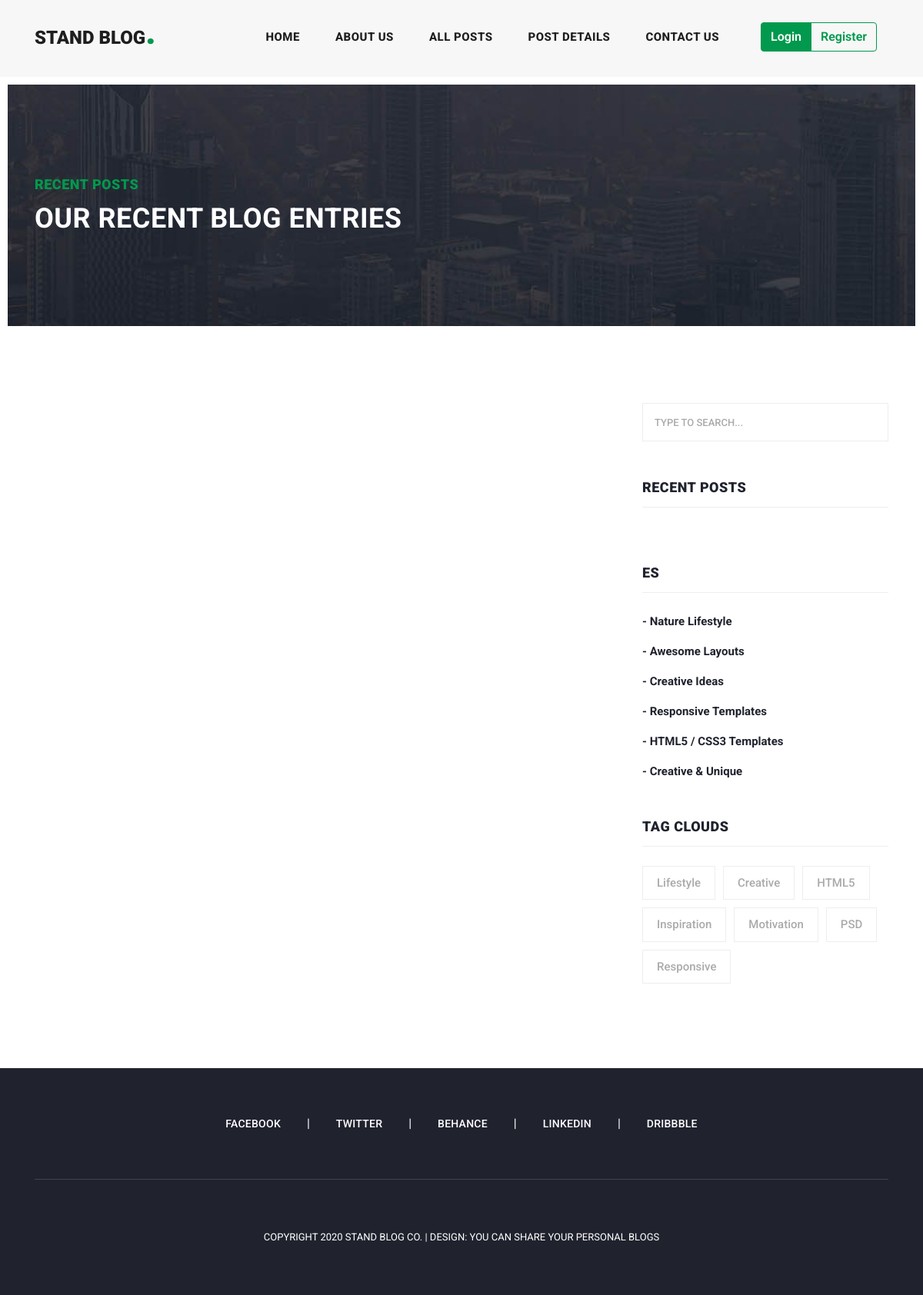
Page /blog/search/ on the earlier database version.
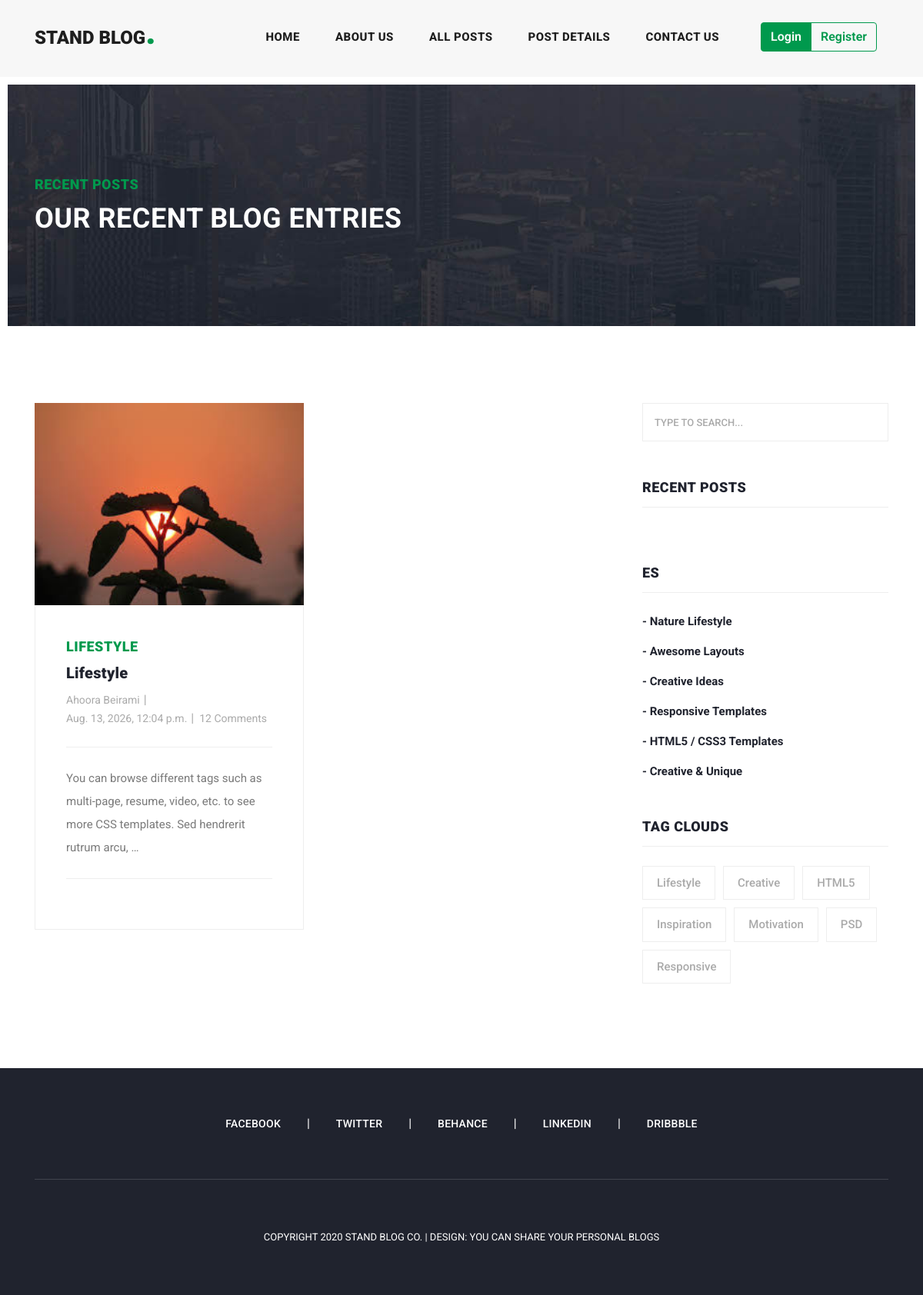
Same page on the later database version.
### blog/models.py (models this page shows, shortened)
class Post(models.Model):
    title = models.CharField(max_length=100)
    category = models.ManyToManyField(Category, related_name='posts')
    content = models.TextField()
    date = models.DateTimeField(auto_now_add=True)
    author = models.ForeignKey(User, on_delete=models.CASCADE)
    image = models.ImageField(upload_to="images/article")
    updated = models.DateTimeField(auto_now=True)
    pub_date = models.DateTimeField(default=timezone.now)
    slug = models.SlugField(null=True, max_length=100, unique=True)
    class Meta:
        ordering = ['-pub_date', '-date']

class Category(models.Model):
    name = models.CharField(max_length=100)
    def __str__(self):
        return self.name

### blog/views.py (the view)
# urls.py: path('search/', views.search, name='search'),
def search(request):
    query = request.GET.get('q', '')
    posts = Post.objects.filter(title__icontains=query)
    paginator = Paginator(posts, 1)
    page_number = request.GET.get('page')
    objects_list = paginator.get_page(page_number)
    return render(
        request,
        "blog/posts_list.html",
        {"posts": objects_list, "query": query}
    )

### blog/templates/blog/posts_list.html (shortened to what the changed rows need)
{% extends 'base.html' %}
{% load static %}
{% block content %}
    <div class="heading-page header-text">
        <section class="page-heading">
            <div class="container">
                <div class="row">
                    <div class="col-lg-12">
                        <div class="text-content">
                            <h2>Our Recent Blog Entries</h2>
                        </div>
                    </div>
                </div>
            </div>
        </section>
    </div>
    <section class="blog-posts grid-system">
        <div class="container">
            <div class="row">
                <div class="col-lg-8">
                    <div class="all-blog-posts">
                        <div class="row">
                            {% for post in posts %}
                                <div class="col-lg-6">
                                    <div class="blog-post">
                                        <div class="blog-thumb">
                                            <img src="{{ post.image.url }}" alt="">
                                        </div>
                                        <div class="down-content">
                                            <span>{{ post.category.all.first }}</span>
                                            <a href="{% url 'blog:post_detail' slug=post.slug %}">
                                                <h4>{{ post.title }}</h4></a>
                                            <ul class="post-info">
                                                <li><a href="#">{{ post.author.get_full_name }}</a></li>
                                                <li><a href="#">{{ post.date }}</a></li>
                                                <li><a href="#">12 Comments</a></li>
                                            </ul>
                                            <p>{{ post.content|truncatewords:20 }}</p>
                                        </div>
                                    </div>
                                </div>
                            {% endfor %}
                        </div>
                    </div>
                </div>
                <div class="col-lg-4">
                    <div class="sidebar">
                        <div class="row">
                            <div class="col-lg-12">
                                <div class="sidebar-item recent-posts">
                                    <div class="sidebar-heading">
                                        <h2>Recent Posts</h2>
                                    </div>
                                </div>
                            </div>
                            <div class="col-lg-12">
                                <div class="sidebar-item categories">
                                    <div class="sidebar-heading">
                                        <h2>es</h2>
                                    </div>
                                </div>
                            </div>
                            <div class="col-lg-12">
                                <div class="sidebar-item tags">
                                    <div class="sidebar-heading">
                                        <h2>Tag Clouds</h2>
                                    </div>
                                </div>
                            </div>
                        </div>
                    </div>
                </div>
            </div>
        </div>
    </section>
{% endblock %}

Differences in the rows shown:
added Post: image (picture), category.all.first "LIFESTYLE", title "Lifestyle", author.get_full_name "Ahoora Beirami", date "Aug. 13, 2026, 12:04 p.m.", content "You can browse different tags such as multi-page, resume, video, etc. to see more CSS templates. Sed hendrerit rutrum arcu, …"
